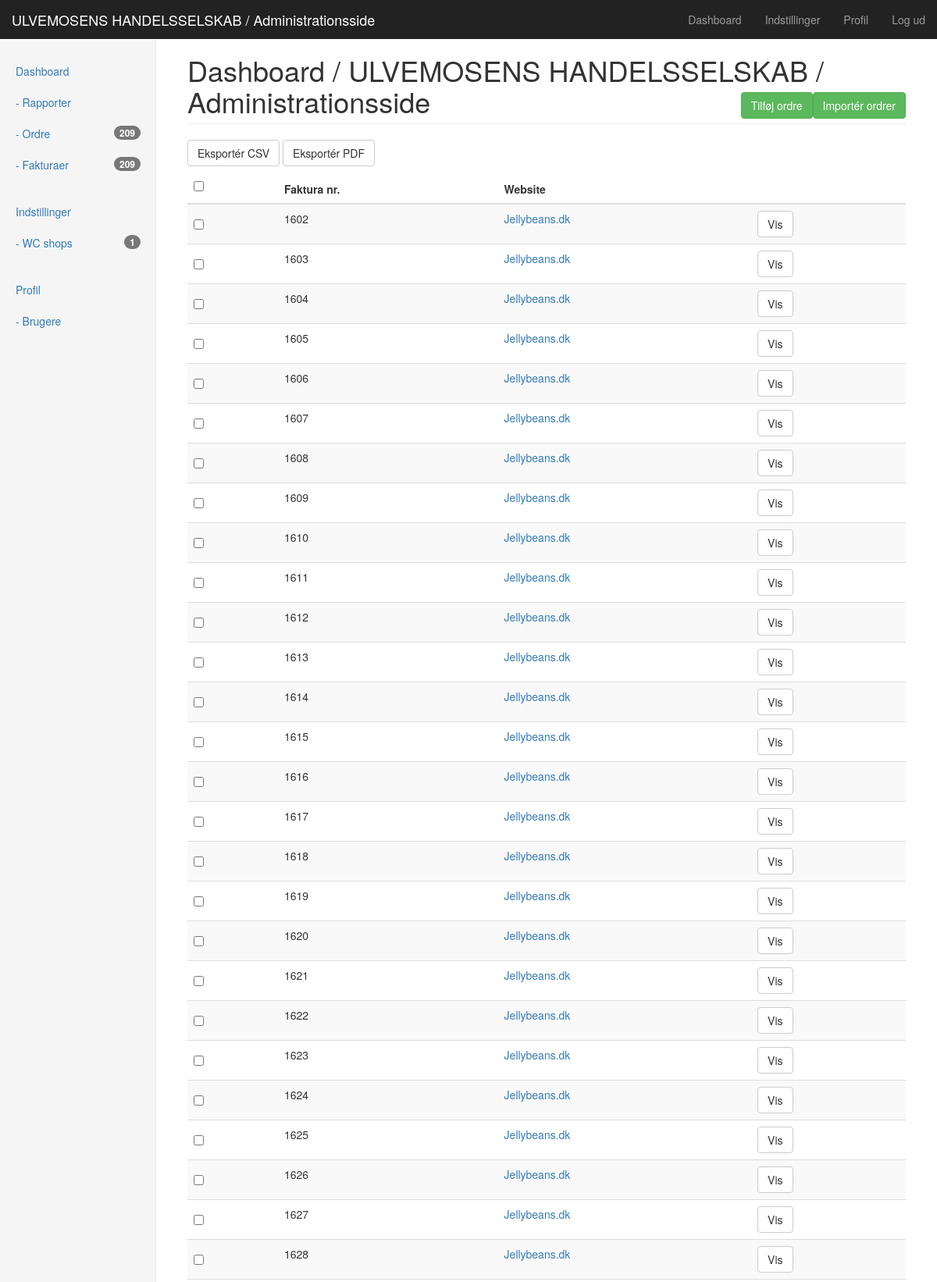
Page /admin/invoices.php (signed in, upper part) on the committed database.
### tables this page shows
CREATE TABLE `invoices` (
  `id` int(11) NOT NULL,
  `invoice_id` int(11) NOT NULL,
  `owner_site_id` int(11) NOT NULL,
  `owner_site_url` text NOT NULL,
  `owner_site_name` varchar(255) NOT NULL,
  `order_id` int(11) NOT NULL,
  `created_at` datetime NOT NULL
);

### app/init.php (called while the page is built, shortened)
<?php
require_once 'db.php';
require_once 'functions.php';
require_once 'wc-api.php';
$current_url = str_replace(BASE_PATH.'/','',$_SERVER["SCRIPT_FILENAME"]);
$global['current_url'] = $current_url;
$global['project_name'] = 'ULVEMOSENS HANDELSSELSKAB / Administrationsside';
$titles = [
	'index.php' => $global['project_name'],
	'admin/index.php' => 'Dashboard',
	'admin/profile.php' => 'Profil',
	'admin/settings.php' => 'Indstillinger',
	'admin/orders.php' => 'Ordre',
	'admin/reports.php' => 'Rapporter',
	'admin/invoices.php' => 'Fakturaer',
	'admin/sites.php' => 'WC shops',
	'admin/users.php' => 'Brugere',
	'admin/logout.php' => 'Log ud',
];
if (array_key_exists($global['current_url'], $titles)) {
	$global['site_title'] = $titles[$global['current_url']];
	$global['site_niceurl'] = niceurl($global['current_url']);
} else {
	$global['site_title'] = $global['project_name'];
	$global['site_niceurl'] = niceurl($global['site_title']);
}

### app/functions.php (called while the page is built, shortened)
<?php
function niceurl($str, $delimiter = '-') {
	$clean = iconv('UTF-8', 'ASCII//TRANSLIT', $str);
	$clean = explode('.', $clean)[0];
	$clean = preg_replace("/[^a-zA-Z0-9\/_|+ -]/", '', $clean);
	$clean = strtolower(trim($clean, '-'));
	$clean = preg_replace("/[\/_|+ -]+/", $delimiter, $clean);
	return $clean;
}
function check_user_abilities_min_accountant($return_error = false){
	return true;
}
function check_user_abilities_min_admin($return_error = false){
	return true;
}
	?>

### app/wc-api.php (called while the page is built, shortened)
<?php
function get_invoices(){
	global $db;
	$sth = $db->prepare("SELECT * FROM invoices");
	$sth->execute();
	$results = $sth->fetchAll(PDO::FETCH_ASSOC);
	return $results;
}

### admin/invoices.php (the view, shortened to what this page needs)
<?php
require '../app/init.php';
if (isset($_POST['export_csv']) && check_user_abilities_min_accountant() ) {
	download_csv_orders($_POST['invoices']);
} else {
	$invoices = get_invoices();
}
require '../templates/admin/header.php';
?>
<div class="row">
	<?php require '../templates/admin/sidebar.php'; ?>
	<div class="col-sm-9 col-sm-offset-3 col-md-10 col-md-offset-2 main">
		<h1 class="page-header"><?php echo $titles['admin/index.php'].' / '.$global['site_title']; ?><?php if(check_user_abilities_min_admin()): ?><span class="pull-right"><a class="btn btn-success" href="orders.php?action=add" role="button">Tilføj ordre</a><a class="btn btn-success" href="orders.php?action=pull" role="button">Importér ordrer</a></span><?php endif; ?></h1>
		<?php if(!empty($invoices)): ?>
			<?php if(check_user_abilities_min_accountant()): ?>
			<form class="form-horizontal" method="post">
				<input class="btn btn-default" type="submit" name="export_csv" value="Eksportér CSV">
				<input class="btn btn-default" type="submit" name="export_pdf" value="Eksportér PDF">
			<?php endif; ?>
				<div class="table-responsive">
					<table class="table table-striped">
						<thead>
							<tr>
								<?php if(check_user_abilities_min_accountant()): ?><th><div class="checkbox"><label><input type="checkbox" id="select_all"></label></div></th><?php endif; ?>
								<th>Faktura nr.</th>
								<th>Website</th>
								<th></th>
							</tr>
						</thead>
						<tbody>
							<?php foreach ($invoices as $invoice) : ?>
								<tr>
									<?php if(check_user_abilities_min_accountant()): ?>
										<td>
											<div class="checkbox"><label><input type="checkbox" name="invoices[invoice_<?php echo $invoice['invoice_id']; ?>]"></label></div>
										</td>
									<?php endif; ?>
									<td><?php echo $invoice['invoice_id']; ?></td>
									<td><a href="<?php echo $invoice['owner_site_url']; ?>" target="_blank"><?php echo $invoice['owner_site_name']; ?></a></td>
									<td><a href="orders.php?invoice_id=<?php echo $invoice['invoice_id']; ?>&action=view" class="btn btn-default">Vis</a></td>
								</tr>
							<?php endforeach; ?>
						</tbody>
					</table>
				</div>
			<?php if(check_user_abilities_min_accountant()): ?></form><?php endif; ?>
		<?php else: ?>
			<?php echo message('Du har ingen fakturaer endnu.', 'warning', false); ?>
		<?php endif; ?>
	</div>
</div>
<?php
require '../templates/admin/footer.php';
?>

### static/css/main.css (style rules this page uses)
body.loggedin { padding-top: 50px; }
body.loggedin .main { padding: 20px; }
@media (min-width: 768px) { body.loggedin .main { padding-right: 40px; padding-left: 40px; } }
body.loggedin .main .page-header { margin-top: 0; }

### rows in the picture
invoices: invoice "1602", owner_site_name "Jellybeans.dk"
invoices: invoice "1603", owner_site_name "Jellybeans.dk"
invoices: invoice "1604", owner_site_name "Jellybeans.dk"
invoices: invoice "1605", owner_site_name "Jellybeans.dk"
invoices: invoice "1606", owner_site_name "Jellybeans.dk"
invoices: invoice "1607", owner_site_name "Jellybeans.dk"
invoices: invoice "1608", owner_site_name "Jellybeans.dk"
invoices: invoice "1609", owner_site_name "Jellybeans.dk"
invoices: invoice "1610", owner_site_name "Jellybeans.dk"
invoices: invoice "1611", owner_site_name "Jellybeans.dk"
invoices: invoice "1612", owner_site_name "Jellybeans.dk"
invoices: invoice "1613", owner_site_name "Jellybeans.dk"
invoices: invoice "1614", owner_site_name "Jellybeans.dk"
invoices: invoice "1615", owner_site_name "Jellybeans.dk"
invoices: invoice "1616", owner_site_name "Jellybeans.dk"
invoices: invoice "1617", owner_site_name "Jellybeans.dk"
invoices: invoice "1618", owner_site_name "Jellybeans.dk"
invoices: invoice "1619", owner_site_name "Jellybeans.dk"
invoices: invoice "1620", owner_site_name "Jellybeans.dk"
invoices: invoice "1621", owner_site_name "Jellybeans.dk"
invoices: invoice "1622", owner_site_name "Jellybeans.dk"
invoices: invoice "1623", owner_site_name "Jellybeans.dk"
invoices: invoice "1624", owner_site_name "Jellybeans.dk"
invoices: invoice "1625", owner_site_name "Jellybeans.dk"
invoices: invoice "1626", owner_site_name "Jellybeans.dk"
invoices: invoice "1627", owner_site_name "Jellybeans.dk"
invoices: invoice "1628", owner_site_name "Jellybeans.dk"

### other values in the picture
$global['project_name'] "ULVEMOSENS HANDELSSELSKAB / Administrationsside"
$titles['admin/index.php'] "Dashboard"
$titles['admin/settings.php'] "Indstillinger"
$titles['admin/profile.php'] "Profil"
$titles['admin/logout.php'] "Log ud"
$titles['admin/reports.php'] "Rapporter"
$titles['admin/orders.php'] "Ordre"
$_SESSION['orders_count'] "209"
$titles['admin/invoices.php'] "Fakturaer"
$_SESSION['invoices_count'] "209"
$titles['admin/sites.php'] "WC shops"
$_SESSION['sites_count'] "1"
$titles['admin/users.php'] "Brugere"
$global['site_title'] "ULVEMOSENS HANDELSSELSKAB / Administrationsside"
